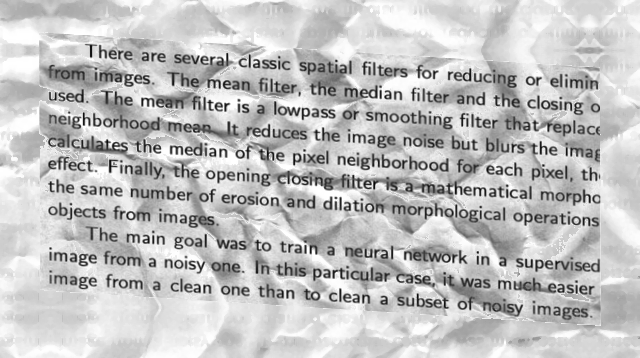
#> input picture 01-DocumentCleanup/noisy_data/0048.png, 640 x 358 px; its folder holds only this picture in this run
$ jupyter execute --allow-errors nuveo-document-cleanup.ipynb   (shell and % lines are left out)   (older library calls are emulated)
#> lines starting #> are read from the running program, lines starting #| are printed output that depends on the picture; after the words box and inside, x2 and y2 are one past the last pixel; in counts of white or black regions, pixels touching at a corner belong together
#> further down, noisy is the input picture: shape (358, 640); min 2, max 255, mean 193.2
# <center>Document Cleanup</center>

# Victor Francisco
email: victorfco27@gmail.com

# Brief approach overview

I decided to use a few of the most common techniques in image processing area. I also went further and tried to create a CNN to encode and decode the noisy image according to the filtered images. The ideia of using CNN is to increase text resolution since the combination of many filters can degradate image text quality.

Remember of creating a folder to output the cleaned images.

## Importing all necessary libraries

[cell 1]
import os
import math
import glob
import scipy.misc
import cv2 as cv
import numpy as np
import pandas as pd
import matplotlib.pyplot as plt
from PIL import Image
from skimage.io import imread, imshow
from skimage.filters import gaussian, threshold_otsu, median
from skimage.feature import canny
from skimage.morphology import disk, dilation, erosion
from skimage.transform import probabilistic_hough_line, rotate
from keras.models import Sequential
from keras.layers import Dense, Flatten, Conv2D, MaxPooling2D, Dropout, Input, GlobalAveragePooling2D, UpSampling2D
from keras.layers.normalization import BatchNormalization
from keras.layers import concatenate
from keras.models import Model

## Image processing functions

### Create a pad surrounding the image

Parameters: array corresponding to the image, integer representing size in pixels for the final height and width, and a boolean to choose the padding color (white or black).

Returns: array corresponding to the padded image.

This function creates a border in the image in order to make it squared (same height and width).

[cell 2]
def padding_img(img, final_size, padding_black = False):
#> called with final_size = 640, padding_black = False
    h_pad = final_size - img.shape[0]
#> h_pad = 282
    w_pad = final_size - img.shape[1]
#> w_pad = 0


    # Calculating pad size to apply on image based on desired size and image real size
    top = h_pad/2
#> top = 141
    if top.is_integer():
        bottom = top
#> bottom = 141
    else:
        top = math.ceil(top)
        bottom = math.floor(top)-1

    left = w_pad/2
#> left = 0
    if left.is_integer():
        right = left
#> right = 0
    else:
        left = math.ceil(left)
        right = math.floor(left)-1

    color = [255, 255, 255]
    if padding_black:
        color = [0, 0, 0]

    new_img = cv.copyMakeBorder(img, int(top), int(bottom), int(left), int(right), cv.BORDER_CONSTANT, value = color)
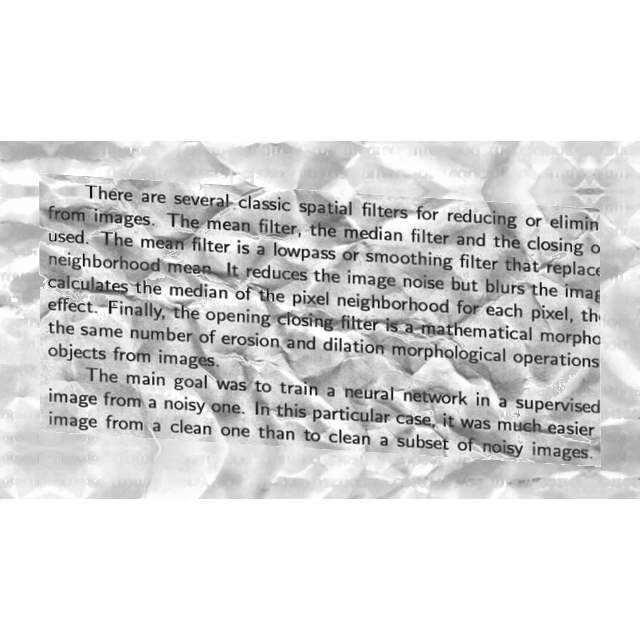
#> new_img: shape (640, 640); min 2, max 255, mean 220.5

    return new_img

### Function to fix text rotation

Parameters: array representing the image.

Returns: array of fixed image.

This function makes use of threshold to remove some noises on the image, gaussian filter blurring the text so canny algorithm identify edges. Then, Hough transform to identify lines within image and then histogram to identify most common angles so we can calculate the necessary rotation angle.

[cell 3]
def fix_rotation(img):

    #threshold to get rid of extraneous noise
    thresh = threshold_otsu(img)
#> thresh = 189
    normalize = img > thresh
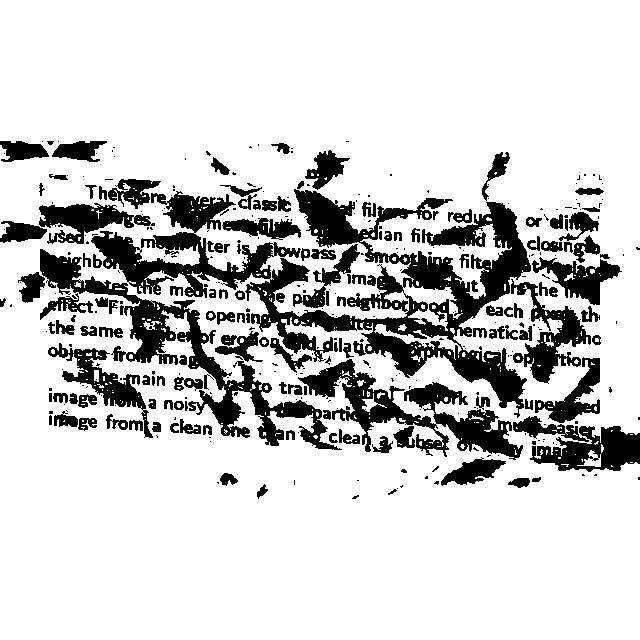
#> normalize: shape (640, 640) bool; 81.3% white; 371 black regions (231 under 20 px), largest, box (x1, y1, x2, y2) and area: (91, 189, 531, 418) 26309, (40, 249, 342, 450) 8995, (298, 359, 523, 460) 6684

    # gaussian blur
    blur = gaussian(normalize, 3)
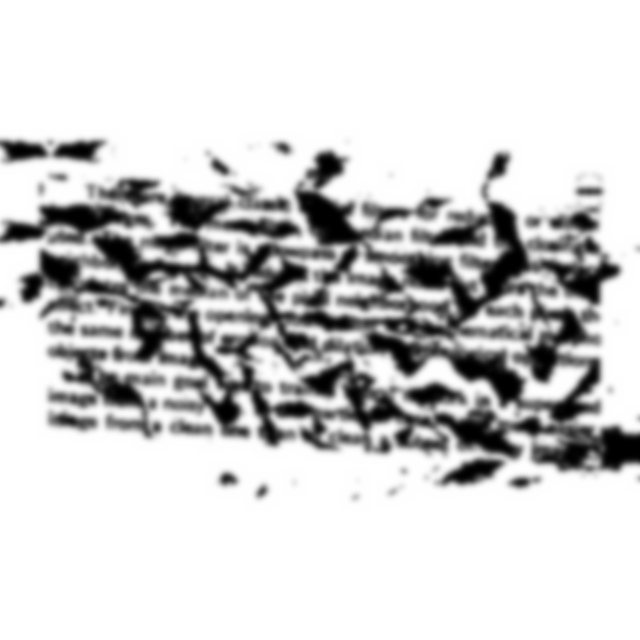
#> blur: shape (640, 640) float64; min 0, max 1, mean 0.813

    # canny edges in scikit-image
    edges = canny(blur)
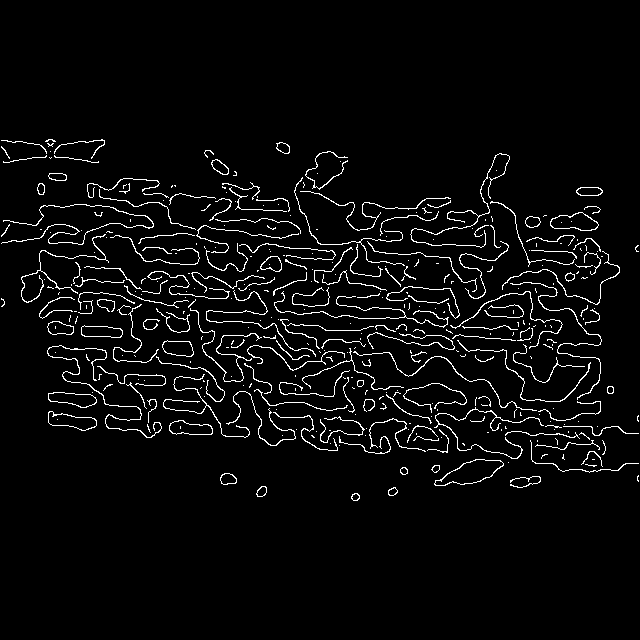
#> edges: shape (640, 640) bool; 4% white in thin lines or dots, all inside (x1, y1, x2, y2) = (1, 139, 639, 501)

    # hough lines
    hough_lines = probabilistic_hough_line(edges)
#> hough_lines = 110 items

    # hough lines returns a list of points, in the form ((x1, y1), (x2, y2))
    # representing line segments. the first step is to calculate the slopes of
    # these lines from their paired point values
    slopes = [(y2 - y1)/(x2 - x1) if (x2-x1) else 0 for (x1,y1), (x2, y2) in hough_lines]
#> slopes = 110 values, max 1.48 at index 30, min -0.873 at index 9, mean 0.157

    # it just so happens that this slope is also y where y = tan(theta), the angle
    # in a circle by which the line is offset
    rad_angles = [np.arctan(x) for x in slopes]
#> rad_angles = 110 values, max 0.975 at index 30, min -0.718 at index 9, mean 0.141

    # and we change to degrees for the rotation
    deg_angles = [np.degrees(x) for x in rad_angles]
#> deg_angles = 110 values, max 55.86 at index 30, min -41.11 at index 9, mean 8.09

    # which of these degree values is most common?
    histo = np.histogram(deg_angles, bins=180)

    # correcting for 'sideways' alignments
    rotation_angle = histo[1][np.argmax(histo[0])]
#> rotation_angle = 3.6

    if rotation_angle > 45:
        rotation_angle = -(90-rotation_angle)
    elif rotation_angle < -45:
        rotation_angle = 90 - abs(rotation_angle)

    center = (img.shape[0] // 2, img.shape[1] // 2)
#> center = (320, 320)
    rotation_matrix = cv.getRotationMatrix2D(center, round(rotation_angle, 2), 1.0)
#> rotation_matrix = [[0.998, 0.0628, -19.46], [-0.0628, 0.998, 20.72]]
    rotated_img = cv.warpAffine(img, rotation_matrix, (img.shape[0], img.shape[1]),
                                flags=cv.INTER_CUBIC, borderMode=cv.BORDER_CONSTANT,
                               borderValue=255)
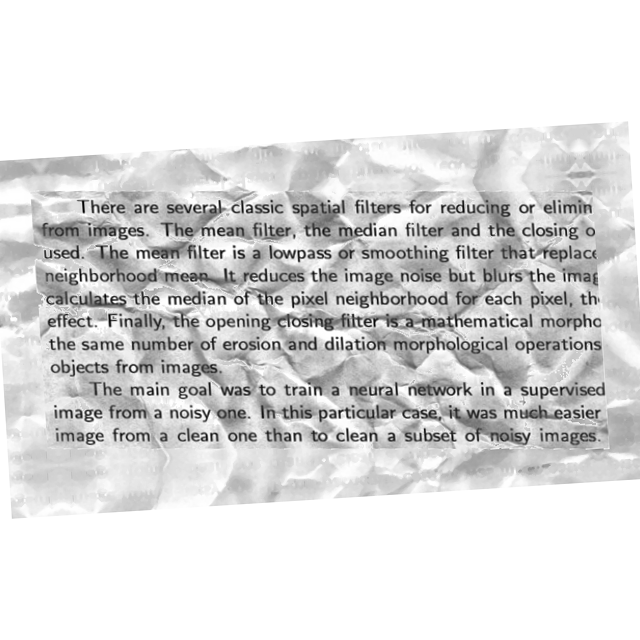
#> rotated_img: shape (640, 640); min 0, max 255, mean 220.6

    return rotated_img

### Removes the background for cleaner image

Parameters: image as an array

Returns: image array with subtracted background

Applying a median filter we can make the text blend with the background, then we subtract the background from the actual image.

[cell 4]
def background_removal(img):

    # uses a median filter to remove text from image, resulting in only background (noise)
    filtered_img = median(img, disk(9))
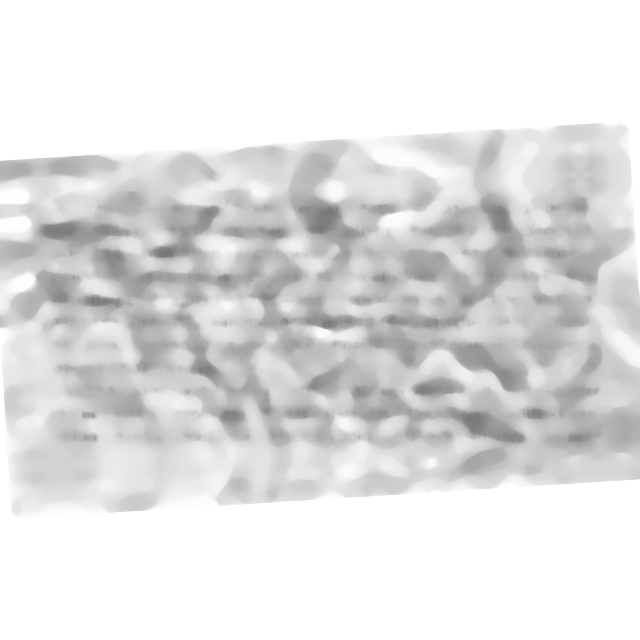
#> filtered_img: shape (640, 640); min 119, max 255, mean 225.6

    # subtracting background from original image
    subtracted_img = cv.subtract(filtered_img, img)
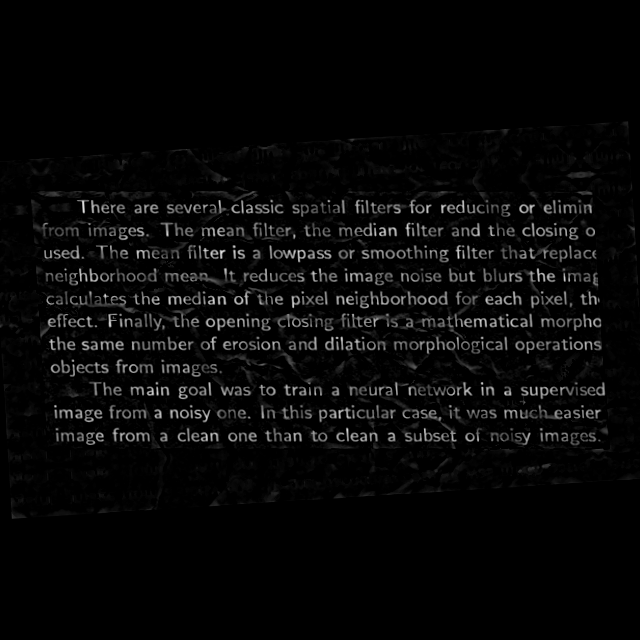
#> subtracted_img: shape (640, 640); min 0, max 230, mean 8.1

    # cv.subtract results in a negative image, so we need to return it to white background and black text
    subtracted_img = ~subtracted_img
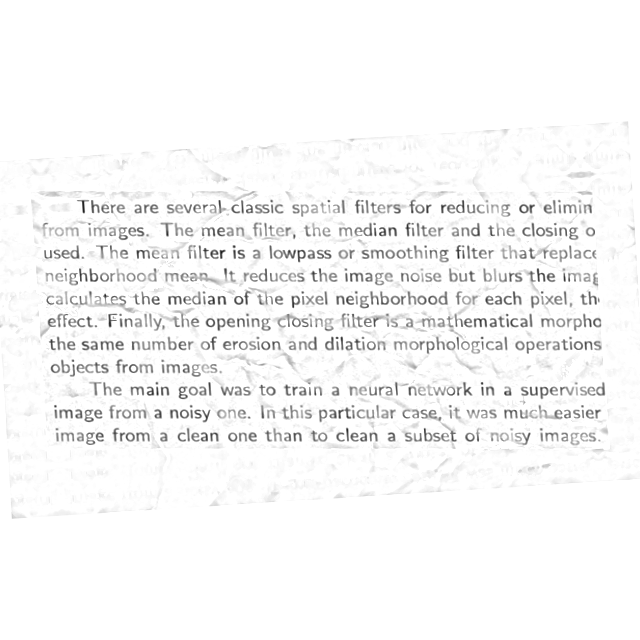
#> subtracted_img: shape (640, 640); min 25, max 255, mean 246.9

    return subtracted_img

### Adjusts the image contrast

Parameters: image as array and an integer representing the level of contrast.

Returns: array reprensenting the image with contrast correction.

[cell 5]
def contrast_adjustment(img, level):
    img = Image.fromarray(img)
    factor = (259 * (level + 255)) / (255 * (259 - level))
    def contrast(c):
        return 128 + factor * (c - 128)
    return np.array(img.point(contrast))

## Image manipulation

Open the noisy image from folder and apply the image processing functions to it. Then creates a list of noisy and cleaned images to use in the Convolution Neural Network. In this case, we also apply padding and fix rotation to noisy images to use as input to the CNN.

Note: It is recommended to set img_height and img_width to values greater or equal to the max height or width among all input images.

DO NOT FORGET OF CREATING A FOLDER FOR CLEAN IMAGES.

[cell 6]
noisy_path = '/media/victorfco/Storage/Projects/Data/candidate-data/01-DocumentCleanup/noisy_data'
clean_path = '/media/victorfco/Storage/Projects/Data/candidate-data/01-DocumentCleanup/clean_data'

noisy_imgs = glob.glob(noisy_path + "/*" )
clean_list = []
noisy_list = []

# Define the size for your image after padding. HEIGHT and WIDTH MUST BE THE SAME
# Chose values greater or equal to the max height or width among all input images
img_height = 640
img_width = 640


for image in noisy_imgs:
    img_file = image.split('/')[-1]
    noisy = imread(image, as_gray = True)
    clean = padding_img(noisy, img_height, padding_black = False)
    clean = fix_rotation(clean)
    clean = background_removal(clean)

    noisy = padding_img(noisy, img_height, padding_black = False)
    noisy = fix_rotation(noisy)

    # Append clean and noisy images with propoer shape with 1 color channel for CNN
    clean_list.append(np.stack((clean,)*1, axis = -1))
    noisy_list.append(np.stack((noisy,)*1, axis = -1))

[cell 7]
clean_list = np.asarray(clean_list)
noisy_list = np.asarray(noisy_list)

[cell 8]
clean_list = clean_list/255
noisy_list = noisy_list/255

[cell 9]
clean_list.shape
#> Out = (1, 640, 640, 1)

$ run again, on 01-DocumentCleanup/noisy_data/104.png
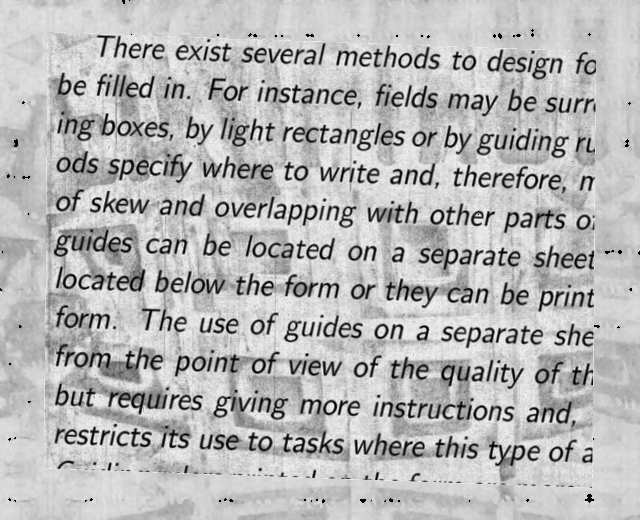
#> input picture 01-DocumentCleanup/noisy_data/104.png, 640 x 520 px
#> noisy is the input picture: shape (520, 640); min 0, max 239, mean 183.1
#> thresh = 141
#> in fix_rotation, `normalize = img > thresh`:
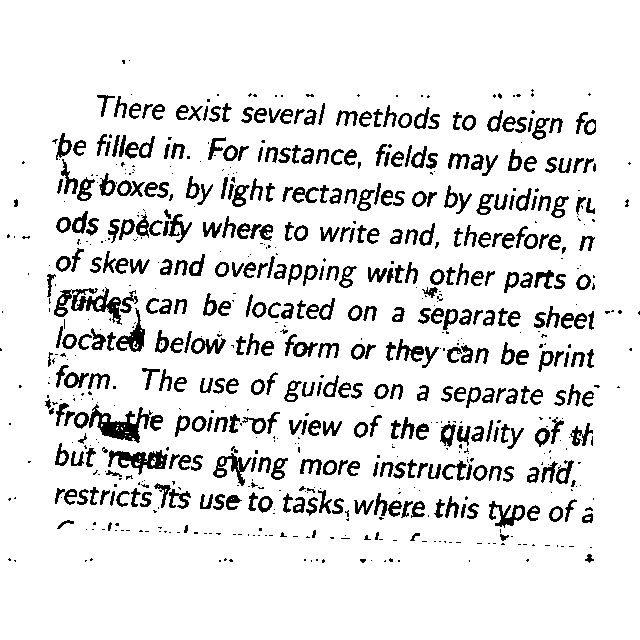
#> normalize: shape (640, 640) bool; 89.1% white; 746 black regions (363 under 20 px), largest, box (x1, y1, x2, y2) and area: (89, 404, 153, 443) 969, (54, 287, 122, 325) 925, (108, 450, 168, 475) 702
#> edges: shape (640, 640) bool; 5.3% white in thin lines or dots, all inside (x1, y1, x2, y2) = (1, 58, 639, 564)
#> hough_lines = 227 items
#> slopes = 227 values, max 3.57 at index 71, min -19 at index 164, mean -0.0987
#> rad_angles = 227 values, max 1.3 at index 71, min -1.52 at index 164, mean 2.96e-05
#> deg_angles = 227 values, max 74.36 at index 71, min -86.99 at index 164, mean 0.0017
#> rotation_angle = 1.75
#> rotation_matrix = [[1, 0.0305, -9.62], [-0.0305, 1, 9.92]]
#> hough_lines = 226 items
#> slopes = 226 values, max 6.67 at index 92, min -1.54 at index 218, mean 0.0683
#> rad_angles = 226 values, max 1.42 at index 92, min -0.994 at index 218, mean 0.0452
#> deg_angles = 226 values, max 81.47 at index 92, min -56.98 at index 218, mean 2.59
#> rotation_angle = 1.48
#> rotation_matrix = [[1, 0.0258, -8.16], [-0.0258, 1, 8.37]]
#> in fix_rotation (call 2), `rotated_img = cv.warpAffine(img, rotation_matrix, (img.shape[0], img.s..`:
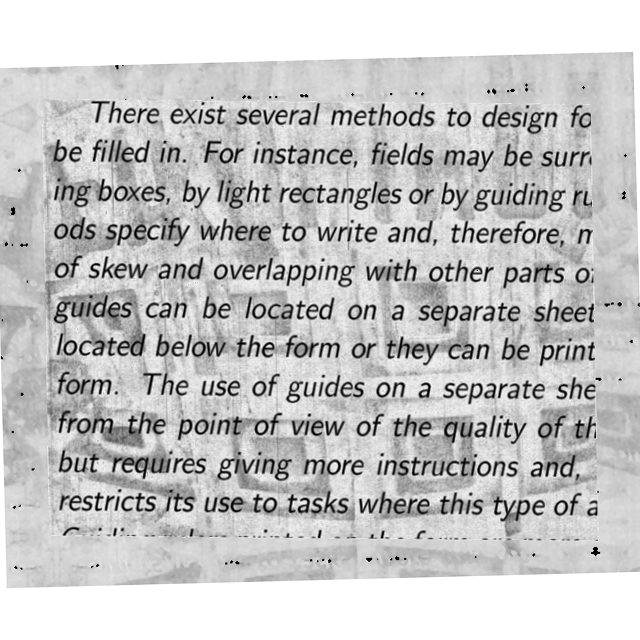
#> rotated_img: shape (640, 640); min 0, max 255, mean 196.7

$ run again, on 01-DocumentCleanup/noisy_data/105.png
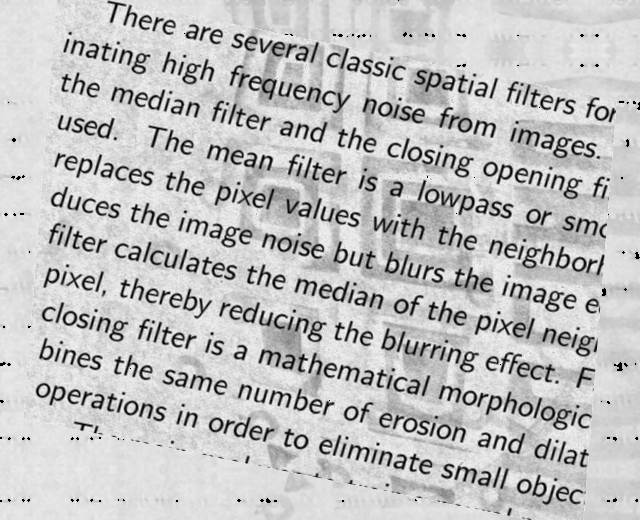
#> input picture 01-DocumentCleanup/noisy_data/105.png, 640 x 520 px
#> noisy is the input picture: shape (520, 640); min 0, max 239, mean 193.2
#> thresh = 143
#> in fix_rotation, `normalize = img > thresh`:
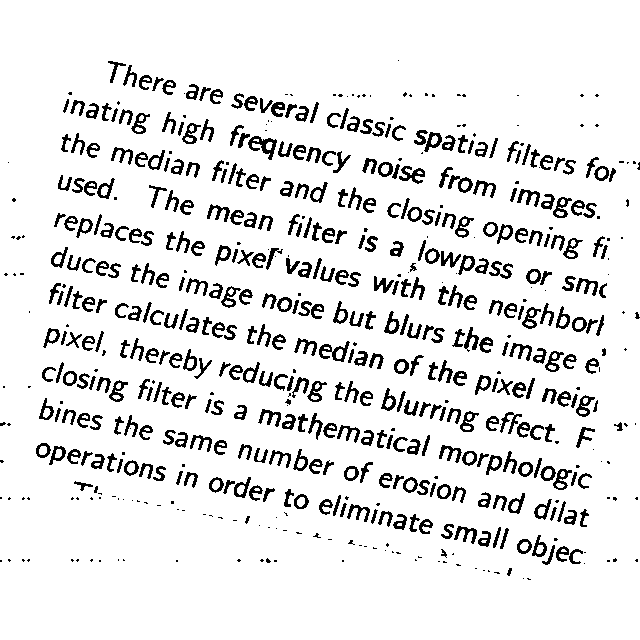
#> normalize: shape (640, 640) bool; 89.9% white; 606 black regions (196 under 20 px), largest, box (x1, y1, x2, y2) and area: (248, 136, 277, 160) 289, (319, 341, 350, 362) 251, (399, 166, 425, 184) 220
#> edges: shape (640, 640) bool; 5.5% white in thin lines or dots, all inside (x1, y1, x2, y2) = (1, 60, 639, 577)
#> hough_lines = 300 items
#> slopes = 300 values, max 0.76 at index 247, min -3.11 at index 263, mean 0.196
#> rad_angles = 300 values, max 0.65 at index 247, min -1.26 at index 263, mean 0.197
#> deg_angles = 300 values, max 37.23 at index 247, min -72.18 at index 263, mean 11.32
#> rotation_angle = 10.49
#> rotation_matrix = [[0.983, 0.182, -52.91], [-0.182, 0.983, 63.61]]
#> hough_lines = 276 items
#> slopes = 276 values, max 0.722 at index 255, min -3.35 at index 238, mean 0.196
#> rad_angles = 276 values, max 0.625 at index 255, min -1.28 at index 238, mean 0.198
#> deg_angles = 276 values, max 35.84 at index 255, min -73.39 at index 238, mean 11.37
#> rotation_angle = 10.96
#> rotation_matrix = [[0.982, 0.19, -55], [-0.19, 0.982, 66.68]]
#> in fix_rotation (call 2), `rotated_img = cv.warpAffine(img, rotation_matrix, (img.shape[0], img.s..`:
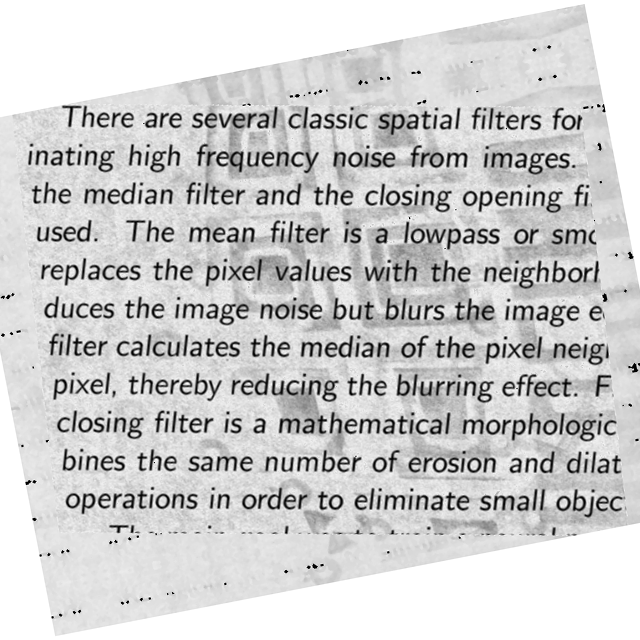
#> rotated_img: shape (640, 640); min 0, max 255, mean 205.8
